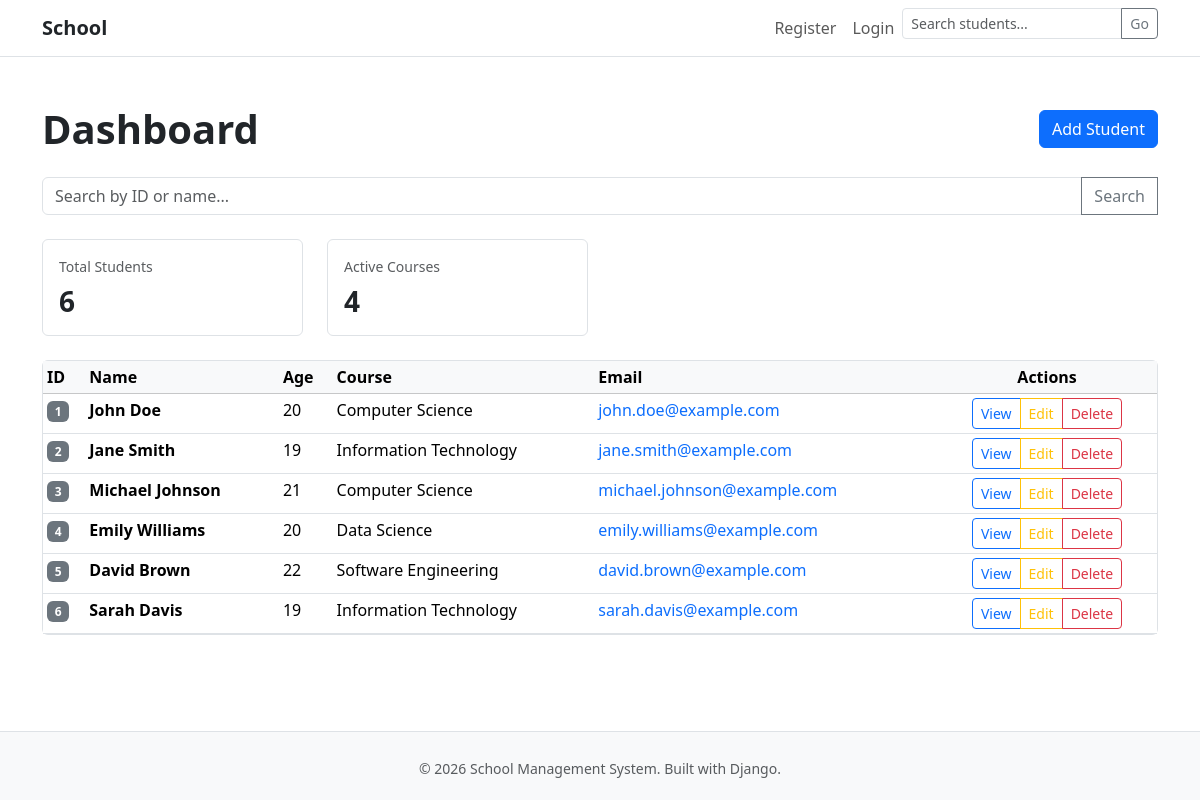
/dashboard/, run on the app's committed database.
### schoolapp/models.py (models this page shows, shortened)
class Student(models.Model):
    first_name = models.CharField(max_length=50)
    last_name = models.CharField(max_length=50)
    age = models.IntegerField()
    course = models.CharField(max_length=20)
    email = models.EmailField(unique=True)

### schoolapp/views.py (the view)
# urls.py: path('dashboard/', views.dashboard, name='dashboard'),
def dashboard(request):
    students = Student.objects.all()
    search_query = request.GET.get('search', '')
    if search_query:
        students = students.filter(
            Q(id__icontains=search_query) |
            Q(first_name__icontains=search_query) |
            Q(last_name__icontains=search_query)
        )
    total_students = Student.objects.count()
    return render(request, 'admin/dashboard.html', {
        'students': students,
        'total_students': total_students,
        'search_query': search_query
    })

### schoolapp/templates/admin/dashboard.html (shortened to what this page needs)
{%extends "base.html"%}
{%block content%}
<div class="container py-5">
    <div class="d-flex justify-content-between align-items-center mb-4">
        <h1 class="fw-bold mb-0">Dashboard</h1>
        <a href="{% url 'add' %}" class="btn btn-primary">Add Student</a>
    </div>
    <div class="mb-4">
        <div class="input-group">
            <input type="text" id="searchInput" class="form-control" placeholder="Search by ID or name..." value="{{ search_query }}">
            <button class="btn btn-outline-secondary" type="button" id="searchBtn">Search</button>
        </div>
    </div>
    <div class="row mb-4">
        <div class="col-md-3">
            <div class="card border">
                <div class="card-body">
                    <div class="text-muted small mb-2">{% if search_query %}Results Found{% else %}Total Students{% endif %}</div>
                    <h3 class="fw-bold mb-0">{{ students.count }}</h3>
                </div>
            </div>
        </div>
        <div class="col-md-3">
            <div class="card border">
                <div class="card-body">
                    <div class="text-muted small mb-2">Active Courses</div>
                    <h3 class="fw-bold mb-0">4</h3>
                </div>
            </div>
        </div>
    </div>
    <div class="card border">
        <div class="table-responsive">
            {% if students %}
                <table class="table table-sm mb-0">
                    <thead class="table-light">
                        <tr>
                            <th>ID</th>
                            <th>Name</th>
                            <th>Age</th>
                            <th>Course</th>
                            <th>Email</th>
                            <th class="text-center">Actions</th>
                        </tr>
                    </thead>
                    <tbody>
                        {% for student in students %}
                        <tr>
                            <td><span class="badge bg-secondary">{{ student.id }}</span></td>
                            <td><strong>{{ student.first_name }} {{ student.last_name }}</strong></td>
                            <td>{{ student.age }}</td>
                            <td>{{ student.course }}</td>
                            <td><a href="mailto:{{ student.email }}" class="text-decoration-none">{{ student.email }}</a></td>
                            <td class="text-center">
                                <div class="btn-group btn-group-sm" role="group">
                                    <a href="{% url 'view' student.id %}" class="btn btn-outline-primary btn-sm">View</a>
                                    <a href="/admin/schoolapp/student/{{ student.id }}/change/" class="btn btn-outline-warning btn-sm" target="_blank">Edit</a>
                                    <a href="/admin/schoolapp/student/{{ student.id }}/delete/" class="btn btn-outline-danger btn-sm" target="_blank">Delete</a>
                                </div>
                            </td>
                        </tr>
                        {% endfor %}
                    </tbody>
                </table>
            {% elif search_query %}
                <div class="p-4 text-center text-muted">
                    <p>No students found matching "<strong>{{ search_query }}</strong>". <a href="{% url 'dashboard' %}" class="text-decoration-none">Clear search</a></p>
                </div>
            {% else %}
                <div class="p-4 text-center text-muted">
                    <p>No students found. <a href="{% url 'add' %}" class="text-decoration-none">Add one</a></p>
                </div>
            {% endif %}
        </div>
    </div>
</div>
{%endblock%}

### data on the page
Student: id "1", first_name "John", last_name "Doe", age "20", course "Computer Science", email "john.doe@example.com"
Student: id "2", first_name "Jane", last_name "Smith", age "19", course "Information Technology", email "jane.smith@example.com"
Student: id "3", first_name "Michael", last_name "Johnson", age "21", course "Computer Science", email "michael.johnson@example.com"
Student: id "4", first_name "Emily", last_name "Williams", age "20", course "Data Science", email "emily.williams@example.com"
Student: id "5", first_name "David", last_name "Brown", age "22", course "Software Engineering", email "david.brown@example.com"
Student: id "6", first_name "Sarah", last_name "Davis", age "19", course "Information Technology", email "sarah.davis@example.com"

### other printed values
{{ students.count }} "6"
